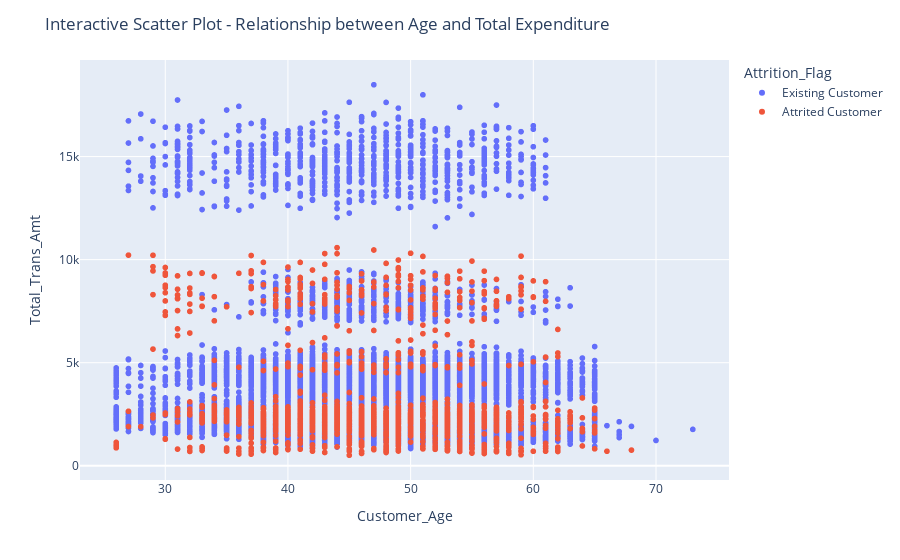

The notebook cell saved with this chart:
### Markdown cell above
### Data Visualisation and Interactive Graphics

### Code cell
import plotly.express as px

# İnteraktif scatter plot
fig = px.scatter(data_cleaned, x='Customer_Age', y='Total_Trans_Amt', color='Attrition_Flag', hover_data=['Credit_Limit'])
fig.update_layout(title='Interactive Scatter Plot - Relationship between Age and Total Expenditure')
fig.show()

### Figure 1 — Plotly figure (JSON) as saved in the notebook; plotly's stock layout.template omitted (floating-point values rounded to 4 significant figures; data arrays with more than 128 entries replaced by an {"elided": "..."} marker saying what was removed)
{"data": [{"customdata": {"elided": "8500x1 float values"}, "hovertemplate": "Attrition_Flag=Existing Customer<br>Customer_Age=%{x}<br>Total_Trans_Amt=%{y}<br>Credit_Limit=%{customdata[0]}<extra></extra>", "legendgroup": "Existing Customer", "marker": {"color": "#636efa", "symbol": "circle"}, "mode": "markers", "name": "Existing Customer", "showlegend": true, "x": {"elided": "8500 int values"}, "xaxis": "x", "y": {"elided": "8500 int values"}, "yaxis": "y", "type": "scattergl"}, {"customdata": {"elided": "1627x1 float values"}, "hovertemplate": "Attrition_Flag=Attrited Customer<br>Customer_Age=%{x}<br>Total_Trans_Amt=%{y}<br>Credit_Limit=%{customdata[0]}<extra></extra>", "legendgroup": "Attrited Customer", "marker": {"color": "#EF553B", "symbol": "circle"}, "mode": "markers", "name": "Attrited Customer", "showlegend": true, "x": {"elided": "1627 int values"}, "xaxis": "x", "y": {"elided": "1627 int values"}, "yaxis": "y", "type": "scattergl"}], "layout": {"xaxis": {"anchor": "y", "domain": [0, 1], "title": {"text": "Customer_Age"}}, "yaxis": {"anchor": "x", "domain": [0, 1], "title": {"text": "Total_Trans_Amt"}}, "legend": {"title": {"text": "Attrition_Flag"}, "tracegroupgap": 0}, "margin": {"t": 60}, "title": {"text": "Interactive Scatter Plot - Relationship between Age and Total Expenditure"}}}
